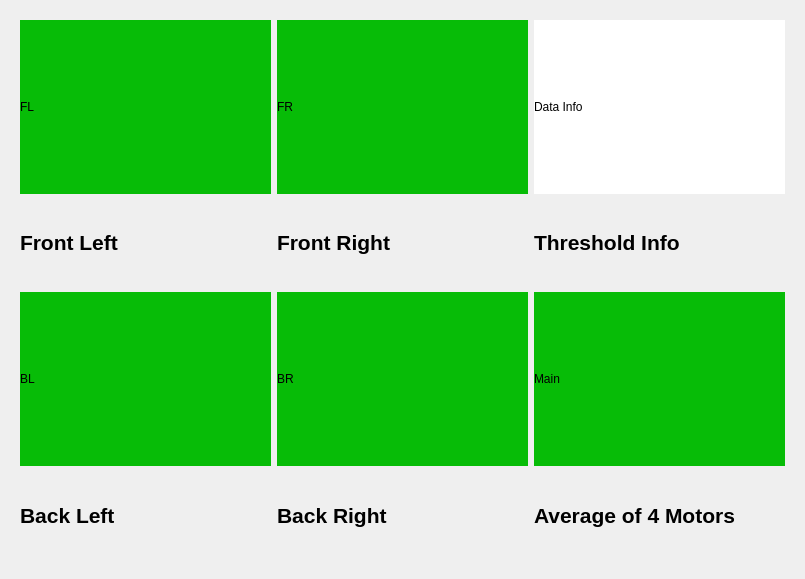
<?xml version="1.0" encoding="UTF-8"?>
<ui version="4.0">
 <class>VoltageWidget</class>
 <widget class="QWidget" name="VoltageWidget">
  <property name="geometry">
   <rect>
    <x>0</x>
    <y>0</y>
    <width>805</width>
    <height>579</height>
   </rect>
  </property>
  <property name="windowTitle">
   <string>MainWindow</string>
  </property>
  <layout class="QVBoxLayout" name="verticalLayout">
   <item>
    <widget class="QWidget" name="centralWidget" native="true">
     <layout class="QGridLayout" name="gridLayout">
      <item row="3" column="0" rowspan="2">
       <widget class="QLabel" name="labelBL">
        <property name="styleSheet">
         <string notr="true">background-color: rgb(7, 188, 7);
font: 57 italic 48pt &quot;Ubuntu&quot;;</string>
        </property>
        <property name="text">
         <string>&lt;html&gt;&lt;head/&gt;&lt;body&gt;&lt;p&gt;BL&lt;/p&gt;&lt;/body&gt;&lt;/html&gt;</string>
        </property>
       </widget>
      </item>
      <item row="5" column="0">
       <widget class="QLabel" name="captionBL">
        <property name="text">
         <string>&lt;html&gt;&lt;head/&gt;&lt;body&gt;&lt;p&gt;&lt;span style=&quot; font-size:16pt; font-weight:600;&quot;&gt;Back Left&lt;/span&gt;&lt;/p&gt;&lt;/body&gt;&lt;/html&gt;</string>
        </property>
       </widget>
      </item>
      <item row="0" column="1" rowspan="2">
       <widget class="QLabel" name="labelFR">
        <property name="styleSheet">
         <string notr="true">background-color: rgb(7, 188, 7);
font: 57 italic 48pt &quot;Ubuntu&quot;;</string>
        </property>
        <property name="text">
         <string>&lt;html&gt;&lt;head/&gt;&lt;body&gt;&lt;p&gt;FR&lt;/p&gt;&lt;/body&gt;&lt;/html&gt;</string>
        </property>
       </widget>
      </item>
      <item row="3" column="1" rowspan="2">
       <widget class="QLabel" name="labelBR">
        <property name="styleSheet">
         <string notr="true">background-color: rgb(7, 188, 7);
font: 57 italic 48pt &quot;Ubuntu&quot;;</string>
        </property>
        <property name="text">
         <string>&lt;html&gt;&lt;head/&gt;&lt;body&gt;&lt;p&gt;BR&lt;/p&gt;&lt;/body&gt;&lt;/html&gt;</string>
        </property>
       </widget>
      </item>
      <item row="2" column="1">
       <widget class="QLabel" name="captionFR">
        <property name="text">
         <string>&lt;html&gt;&lt;head/&gt;&lt;body&gt;&lt;p&gt;&lt;span style=&quot; font-size:16pt; font-weight:600;&quot;&gt;Front Right&lt;/span&gt;&lt;/p&gt;&lt;/body&gt;&lt;/html&gt;</string>
        </property>
       </widget>
      </item>
      <item row="0" column="2" rowspan="2">
       <widget class="QLabel" name="labelThresh">
        <property name="styleSheet">
         <string notr="true">font: 16pt &quot;Ubuntu&quot;;
background-color: rgb(255, 255, 255);

</string>
        </property>
        <property name="text">
         <string>Data Info</string>
        </property>
       </widget>
      </item>
      <item row="2" column="0">
       <widget class="QLabel" name="captionFL">
        <property name="text">
         <string>&lt;html&gt;&lt;head/&gt;&lt;body&gt;&lt;p&gt;&lt;span style=&quot; font-size:16pt; font-weight:600;&quot;&gt;Front Left&lt;/span&gt;&lt;/p&gt;&lt;/body&gt;&lt;/html&gt;</string>
        </property>
       </widget>
      </item>
      <item row="5" column="2">
       <widget class="QLabel" name="captionMain">
        <property name="text">
         <string>&lt;html&gt;&lt;head/&gt;&lt;body&gt;&lt;p&gt;&lt;span style=&quot; font-size:16pt; font-weight:600;&quot;&gt;Average of 4 Motors&lt;/span&gt;&lt;/p&gt;&lt;/body&gt;&lt;/html&gt;</string>
        </property>
       </widget>
      </item>
      <item row="0" column="0" rowspan="2">
       <widget class="QLabel" name="labelFL">
        <property name="styleSheet">
         <string notr="true">background-color: rgb(7, 188, 7);
font: 57 italic 48pt &quot;Ubuntu&quot;;</string>
        </property>
        <property name="text">
         <string>FL</string>
        </property>
       </widget>
      </item>
      <item row="2" column="2">
       <widget class="QLabel" name="captionFR">
        <property name="text">
         <string>&lt;html&gt;&lt;head/&gt;&lt;body&gt;&lt;p&gt;&lt;span style=&quot; font-size:16pt; font-weight:600;&quot;&gt;Threshold Info&lt;/span&gt;&lt;/p&gt;&lt;/body&gt;&lt;/html&gt;</string>
        </property>
       </widget>
      </item>
      <item row="5" column="1">
       <widget class="QLabel" name="captionBR">
        <property name="text">
         <string>&lt;html&gt;&lt;head/&gt;&lt;body&gt;&lt;p&gt;&lt;span style=&quot; font-size:16pt; font-weight:600;&quot;&gt;Back Right&lt;/span&gt;&lt;/p&gt;&lt;/body&gt;&lt;/html&gt;</string>
        </property>
       </widget>
      </item>
      <item row="3" column="2" rowspan="2">
       <widget class="QLabel" name="labelMain">
        <property name="styleSheet">
         <string notr="true">background-color: rgb(7, 188, 7);
font: 57 italic 48pt &quot;Ubuntu&quot;;</string>
        </property>
        <property name="text">
         <string>&lt;html&gt;&lt;head/&gt;&lt;body&gt;&lt;p&gt;Main&lt;/p&gt;&lt;/body&gt;&lt;/html&gt;</string>
        </property>
       </widget>
      </item>
     </layout>
    </widget>
   </item>
  </layout>
 </widget>
 <resources/>
 <connections/>
</ui>
